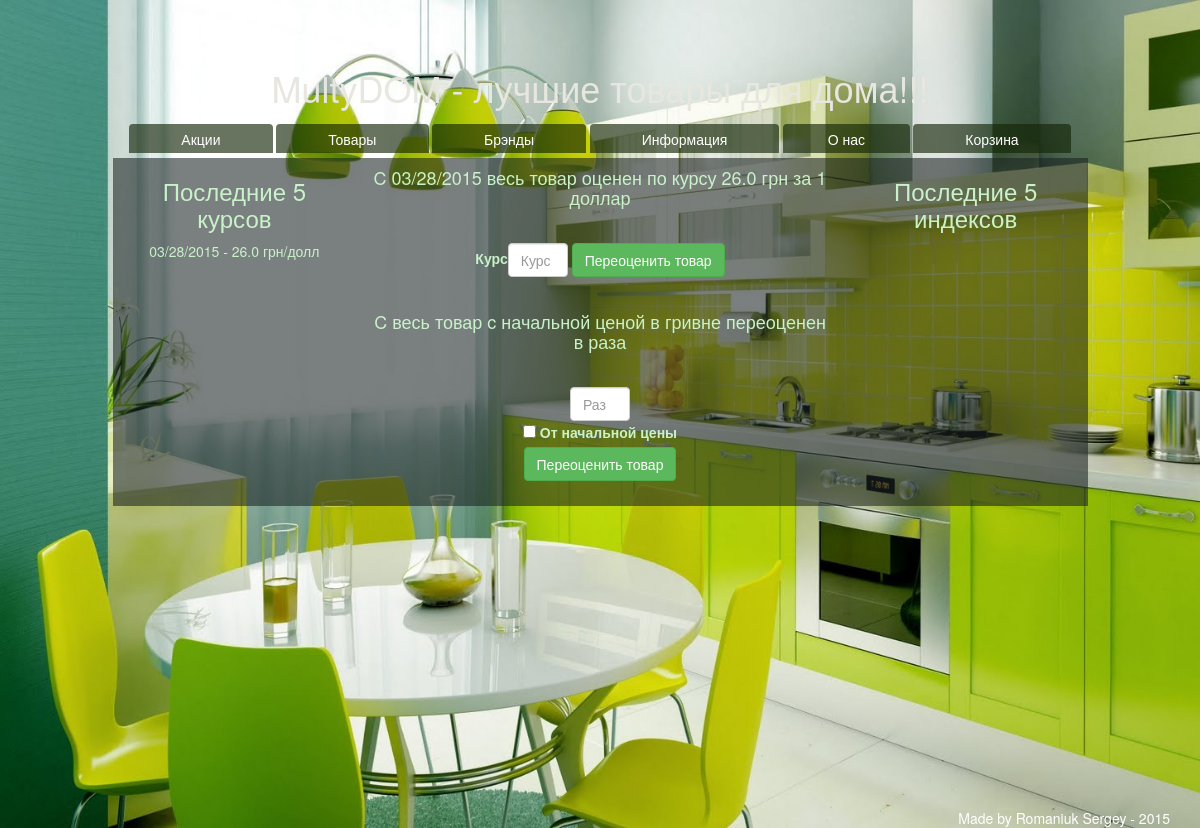
The page /management/ (signed in) on the database as committed earlier.
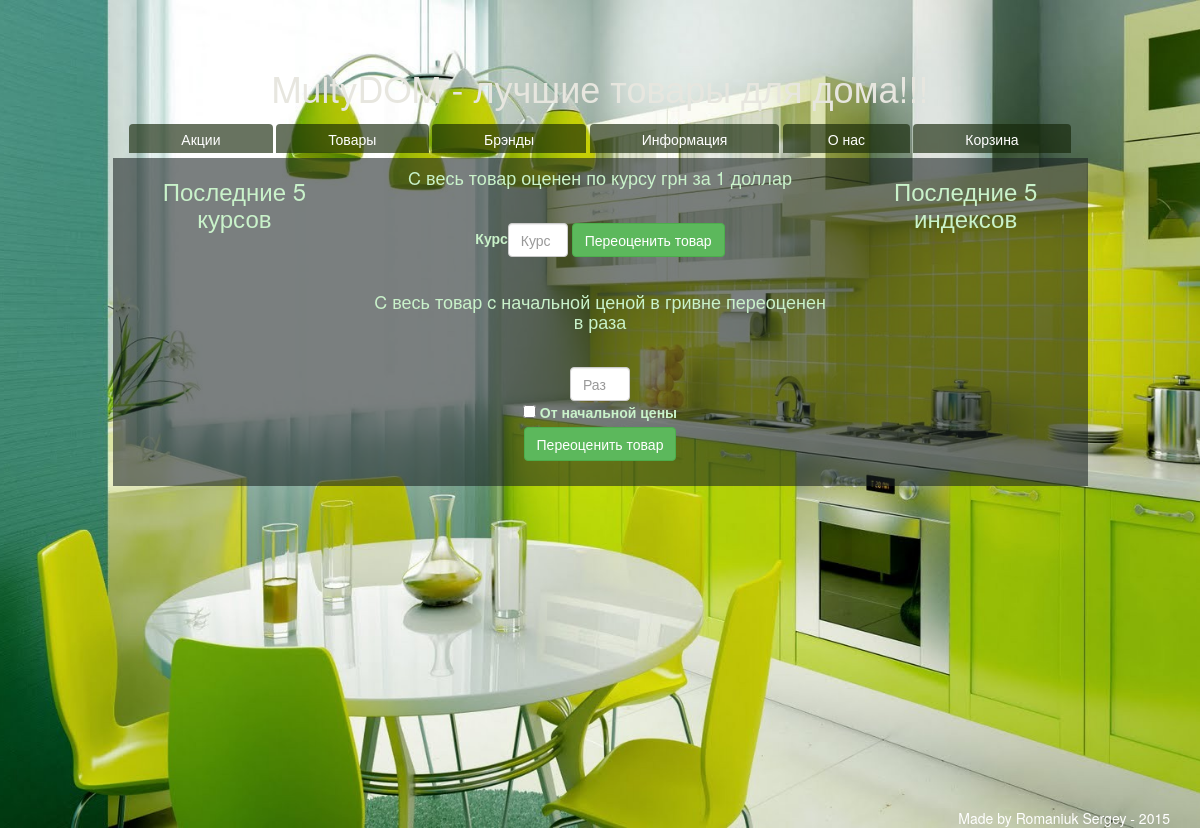
The same page on the database as committed later.
### management/models.py (models this page shows, shortened)
class Dollar(models.Model):
    class Meta:
        db_table = 'dollar'
        verbose_name = 'Курс доллара'
        verbose_name_plural = 'Курсы доллара'
    dollar_to_hrn = models.FloatField(max_length=6, verbose_name='Курс', blank=False)
    dollar_date = models.DateTimeField(verbose_name='Дата установки курса', auto_now_add=True)
    dollar_active = models.BooleanField(verbose_name='Текущий курс', default=True)

### management/views.py (the view)
# urls.py: url(r'^management/', include('management.urls')),
def management(request):
    if request.user.is_authenticated():
        try:
            args['dollar_active'] = Dollar.objects.get(dollar_active=True)
            args['index_active'] = PriceIndex.objects.get(priceIndex_active=True)
        except:
            pass
        args['dollar_archiv'] = Dollar.objects.all().order_by('-dollar_date')[:5]
        args['index_archiv'] = PriceIndex.objects.all().order_by('-priceIndex_date')[:5]
        args['form1'] = DollarForm
        args['form2'] = PriceIndexForm
        return render_to_response('management.html', args, context_instance=RequestContext(request))
    else:
        form = AuthenticationForm()
        return redirect('user_login')

### templates/management.html (shortened to what this page needs)
{% extends 'base.html' %}
{% load staticfiles %}
{% load bootstrap3 %}
{% block management %}
    <div class="row order">
        <div class="col-lg-3">
            <h3>Последние 5 курсов</h3>
            {% for dollar in dollar_archiv %}
                <p>{{ dollar.dollar_date|date:"SHORT_DATE_FORMAT" }} - {{ dollar.dollar_to_hrn }} грн/долл</p>
            {% endfor %}
        </div>
        <div class="col-lg-6">
            <h4>C {{ dollar_active.dollar_date|date:"SHORT_DATE_FORMAT" }} весь товар оценен по курсу {{ dollar_active.dollar_to_hrn }} грн за 1 доллар</h4>
            <form action='{% url 'newDollar' %}' method="post" class="form-inline" id="priceForm">
                {% bootstrap_form form1 layout='inline'%}
                <input id="addDollar" type="submit" class="btn btn-success" value="Переоценить товар">
            </form>
            <h4>C {{ index_active.priceIndex_date|date:"SHORT_DATE_FORMAT" }} весь товар c начальной ценой в гривне переоценен в {{ index_active.priceIndexValue }} раза</h4>
            <form action='{% url 'newPriceIndex' %}' method="post" class="form-inline" id="priceForm">
                {% bootstrap_form form2 %}
                <input id="addDollar" type="submit" class="btn btn-success" value="Переоценить товар">
            </form>
        </div>
        <div class="col-lg-3">
            <h3>Последние 5 индексов</h3>
        </div>
    </div>
{% endblock %}

### templates/base.html (shortened to what this page needs)
<!DOCTYPE html>
{% load staticfiles %}
<html lang="ru">
  <head>
    <link href="{% static 'css/bootstrap.min.css' %}" rel="stylesheet">
    <link href="{% static 'css/style_multydom.css' %}" rel="stylesheet">
    <link rel="stylesheet" href="{% static 'js/navgoco/src/jquery.navgoco.css' %}">
  </head>
  <body>
<div class="container">
    <div class="row">
        <h1 id="topText">MultyDOM - лучшие товары для дома!!!</h1>
        <div class="col-lg-10 col-lg-offset-1" id="baseWindow">
            <ul class="nav nav-tabs nav-justified top_panel">
                    <li><a href="{% url 'actions' %}">Акции</a></li>
                    <li><a href="{% url 'categories' %}">Товары</a></li>
                    <li><a href="{% url 'brands' %}">Брэнды</a></li>
                    <li><a href="{% url 'docs' %}">Информация</a></li>
                    <li><a href="{% url 'about' %}">О нас</a></li>
                    <li><a href="{% url 'my_cart' %}">Корзина {% if request.session.cart_qwt_of_prods %} <span class="badge" id="CartBadge"> {{ request.session.cart_qwt_of_prods }}</span>{% endif %}</a></li>
            </ul>
            {% block management %}{% endblock %}
        </div>
    </div>
</div>
<nav class="navbar navbar-default navbar-fixed-bottom">
    <div class="container">
        <p id="bottomText">Made by Romaniuk Sergey - 2015</p>
    </div>
</nav>
  </body>
</html>

### static/css/style_multydom.css (style rules this page uses)
html { background: url(../bg2.jpg) no-repeat center center fixed; -webkit-background-size: cover; -moz-background-size: cover; -o-background-size: cover; background-size: cover; margin-top: 4%; margin-bottom: 5%; }
body { background: rgba(0,0,0,0); }
.top_panel>li>a, .nav-tabs.nav-justified>li>a { background:rgba(20,37,7,0.64); border-bottom: 0; color: #ffffff; margin: 1%; }
.top_panel, .nav-tabs.nav-justified { padding-left: 0; padding-right: 0; }
#baseWindow { background: rgba(211, 93, 123, 0); height: 650px; }
.navbar { min-height: 15px !important; background: rgba(0,0,0,0); border: 0; }
#bottomText { text-align: right; margin: 0; color: #ffffff }
#topText { color: #E7E6DF; text-align: center; }
.order { background: rgba(27, 36, 35, 0.58); color: #C9F2CA; text-align: center; }
#priceForm { padding: 25px; }

Rows that differ between the two databases and show on the page:
removed Dollar: dollar_date "03/28/2015", dollar_to_hrn "26.0"
